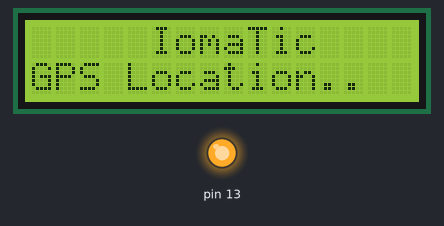
This sketch was run on a simulated Arduino Uno, built with avr-gcc and run on an emulated ATmega328P. Shown: 16×2 character LCD, output pins drawn as LEDs (lit = HIGH). What the sketch prints to the serial monitor is not drawn.

Above: at 5.2 s.
Timing chart, 0 to 6.7 s (numbered marks = the images above):
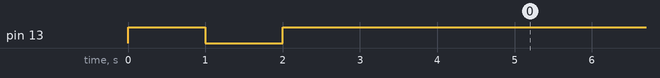

The sketch:

GPS_Display_GEO_Location.ino
```cpp
// include the library code:
#include <LiquidCrystal.h>

// initialize the library with the numbers of the interface pins
LiquidCrystal lcd(11, 12, 14, 15, 16, 17);

char Input[200];
char Longitude[100];
char Latitude[100];

String serialResponse = "";
String arr[22];

int cnt=0;

void setup()
{
    //SIM800 wakeup connected on pin 13 in IomaTic board
    pinMode(13,OUTPUT);
    //Initialize the SIM800 Module
    digitalWrite(13, HIGH);
    delay(1000);
    //Sending wake up signal to SIM800 Module
    digitalWrite(13, LOW);
    delay(1000);
    //Keeping SIM800 in active/wakeup state
    digitalWrite(13, HIGH);
    delay(3000);

    //Initialize the LCD in 16x2 mode
    lcd.begin(16, 2);
    delay(100);

    //Set cursor at first character/coloumn of first line/row
    lcd.setCursor(0,0);
    //Print the message as metioned cursor location
    lcd.print("     IomaTic        ");

    //Set cursor at first character/coloumn of first line/row
    lcd.setCursor(0,1);
    //Print the message as metioned cursor location
    lcd.print("GPS Location..");

    //Initialize a serial communication with baud rate 9600
    Serial.begin(9600);
    delay(500);

    Serial.print("AT+CGNSPWR=1\r\n");
    delay(2000);

//    Serial.print("AT+CGNSTST=1\r\n");
//    delay(2000);

    Serial.print("AT+CGNSSEQ=\"RMC\"\r\n");
    delay(2000);

  }


void loop()
{

    GetLocation();

     delay(1000);
}


void GetLocation()
{
   // OPERATOR
   Serial.print("AT+CGNSINF\r\n");

      // find operator name between two double quotes
      if (Serial.find("+CGNSINF: "))
      {
          serialResponse = Serial.readStringUntil('\r\n');
          cnt=0;
          char buf[sizeof(Input)];
          serialResponse.toCharArray(buf, sizeof(buf));
          char *p = buf;
          char *str;
          // delimiter is the semicolon
          while ((str = strtok_r(p, ",", &p)) != NULL)
             {
                Serial.println(str);
                arr[cnt]=str;
                cnt++;
             }

          lcd.clear();
          //Set cursor at first character/coloumn of first line/row
          lcd.setCursor(0,0);
          lcd.print("Lon:");
          //Print the message as metioned cursor location
          lcd.print(arr[3]);
          //Set cursor at first character/coloumn of first line/row
          lcd.setCursor(0,1);
          lcd.print("Lat:");
          //Print the message as metioned cursor location
          lcd.print(arr[4]);
      }
}
```
